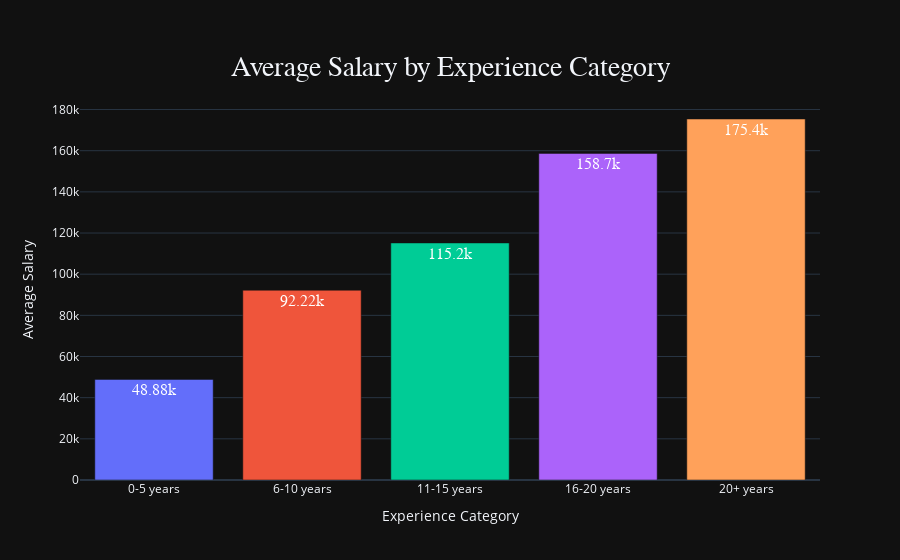

Write notebook code for a chart like this one.
### Code cell
# Create a new column in the DataFrame for the experience categories
df2 = df.copy()
df2['Experience Category'] = df2['Years of Experience'].apply(grouping_exp)

# Aggregate data to find average salary for each experience category
avg_salary_by_exp = df2.groupby('Experience Category', as_index=False)['Salary'].mean().sort_values(by='Salary', ascending=True)

# Create an interactive bar graph for average Salary by Experience Category
fig = px.bar(
    avg_salary_by_exp,
    x='Experience Category',
    y='Salary',
    color='Experience Category',
    title='Average Salary by Experience Category',
    template='plotly_dark',
    labels={'Experience Category': 'Experience Category', 'Salary': 'Average Salary'},
    text_auto = "0.4s" 
)

custom_layout(fig) 

fig.update_traces(
        textfont={
        'size': 16,
        'family': 'Arial',
        'color': '#FFFFFF'  
    },
    hovertemplate='<b>Years of Experience</b>: %{x}<br><b>Salary</b>: $%{y:0.4s}<extra></extra>'
)

iplot(fig)

### Figure 1 — Plotly figure (JSON) as saved in the notebook; plotly's stock layout.template omitted (floating-point values rounded to 4 significant figures)
{"data": [{"alignmentgroup": "True", "hovertemplate": "<b>Years of Experience</b>: %{x}<br><b>Salary</b>: $%{y:0.4s}<extra></extra>", "legendgroup": "0-5 years", "marker": {"color": "#636efa", "pattern": {"shape": ""}}, "name": "0-5 years", "offsetgroup": "0-5 years", "orientation": "v", "showlegend": true, "textfont": {"color": "#FFFFFF", "family": "Arial", "size": 16}, "textposition": "auto", "texttemplate": "%{y:0.4s}", "type": "bar", "x": ["0-5 years"], "xaxis": "x", "y": [48880.0], "yaxis": "y"}, {"alignmentgroup": "True", "hovertemplate": "<b>Years of Experience</b>: %{x}<br><b>Salary</b>: $%{y:0.4s}<extra></extra>", "legendgroup": "6-10 years", "marker": {"color": "#EF553B", "pattern": {"shape": ""}}, "name": "6-10 years", "offsetgroup": "6-10 years", "orientation": "v", "showlegend": true, "textfont": {"color": "#FFFFFF", "family": "Arial", "size": 16}, "textposition": "auto", "texttemplate": "%{y:0.4s}", "type": "bar", "x": ["6-10 years"], "xaxis": "x", "y": [92220.0], "yaxis": "y"}, {"alignmentgroup": "True", "hovertemplate": "<b>Years of Experience</b>: %{x}<br><b>Salary</b>: $%{y:0.4s}<extra></extra>", "legendgroup": "11-15 years", "marker": {"color": "#00cc96", "pattern": {"shape": ""}}, "name": "11-15 years", "offsetgroup": "11-15 years", "orientation": "v", "showlegend": true, "textfont": {"color": "#FFFFFF", "family": "Arial", "size": 16}, "textposition": "auto", "texttemplate": "%{y:0.4s}", "type": "bar", "x": ["11-15 years"], "xaxis": "x", "y": [115200.0], "yaxis": "y"}, {"alignmentgroup": "True", "hovertemplate": "<b>Years of Experience</b>: %{x}<br><b>Salary</b>: $%{y:0.4s}<extra></extra>", "legendgroup": "16-20 years", "marker": {"color": "#ab63fa", "pattern": {"shape": ""}}, "name": "16-20 years", "offsetgroup": "16-20 years", "orientation": "v", "showlegend": true, "textfont": {"color": "#FFFFFF", "family": "Arial", "size": 16}, "textposition": "auto", "texttemplate": "%{y:0.4s}", "type": "bar", "x": ["16-20 years"], "xaxis": "x", "y": [158700.0], "yaxis": "y"}, {"alignmentgroup": "True", "hovertemplate": "<b>Years of Experience</b>: %{x}<br><b>Salary</b>: $%{y:0.4s}<extra></extra>", "legendgroup": "20+ years", "marker": {"color": "#FFA15A", "pattern": {"shape": ""}}, "name": "20+ years", "offsetgroup": "20+ years", "orientation": "v", "showlegend": true, "textfont": {"color": "#FFFFFF", "family": "Arial", "size": 16}, "textposition": "auto", "texttemplate": "%{y:0.4s}", "type": "bar", "x": ["20+ years"], "xaxis": "x", "y": [175400], "yaxis": "y"}], "layout": {"barmode": "relative", "hoverlabel": {"bgcolor": "#111", "font": {"family": "Arial", "size": 16}}, "legend": {"title": {"text": "Experience Category"}, "tracegroupgap": 0}, "showlegend": false, "title": {"font": {"family": "Arial", "size": 28}, "text": "Average Salary by Experience Category", "x": 0.5, "xanchor": "center", "y": 0.9, "yanchor": "top"}, "xaxis": {"anchor": "y", "categoryarray": ["0-5 years", "6-10 years", "11-15 years", "16-20 years", "20+ years"], "categoryorder": "array", "domain": [0, 1], "title": {"text": "Experience Category"}}, "yaxis": {"anchor": "x", "domain": [0, 1], "title": {"text": "Average Salary"}}}}
